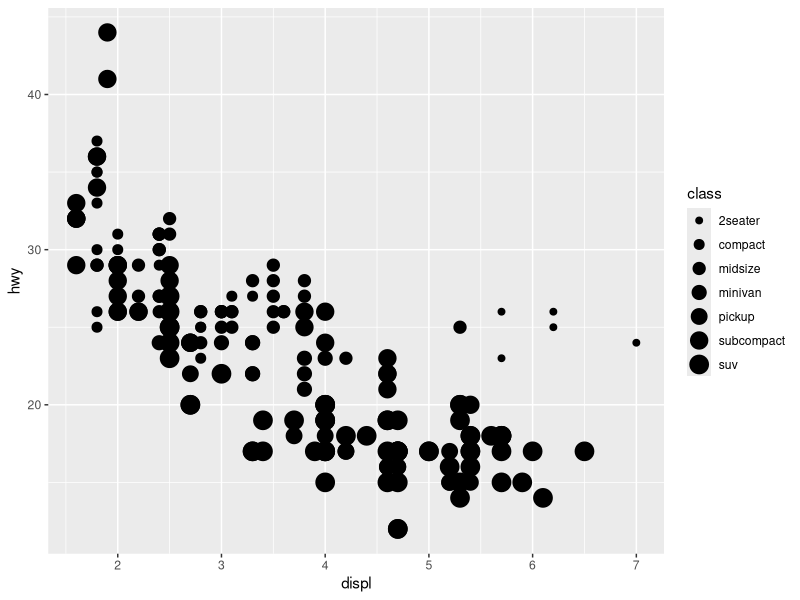
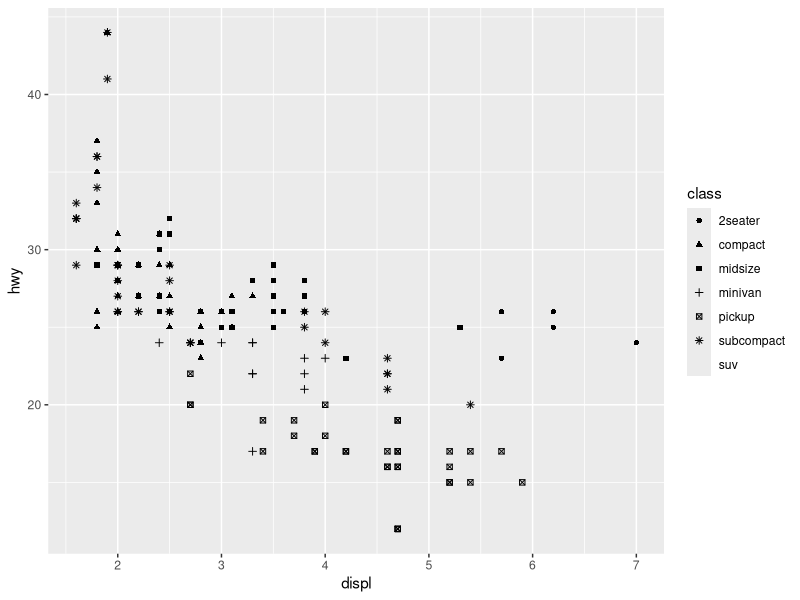
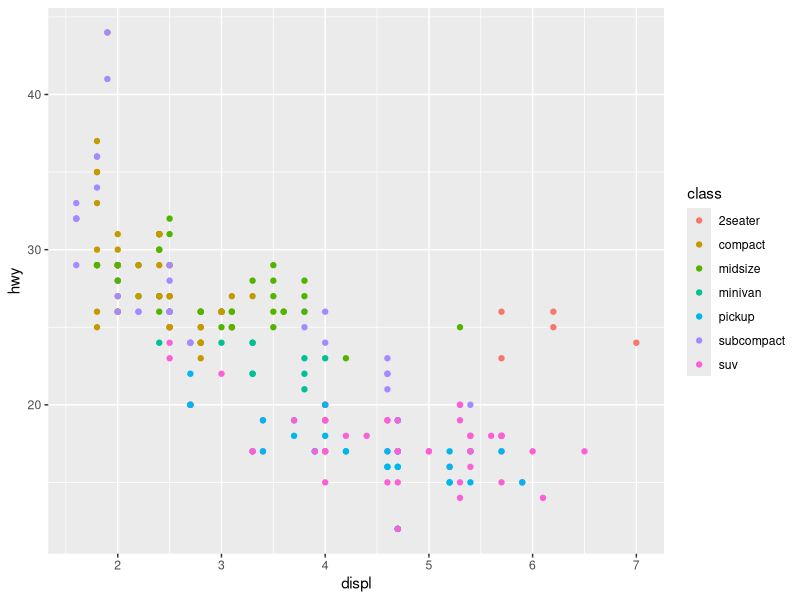
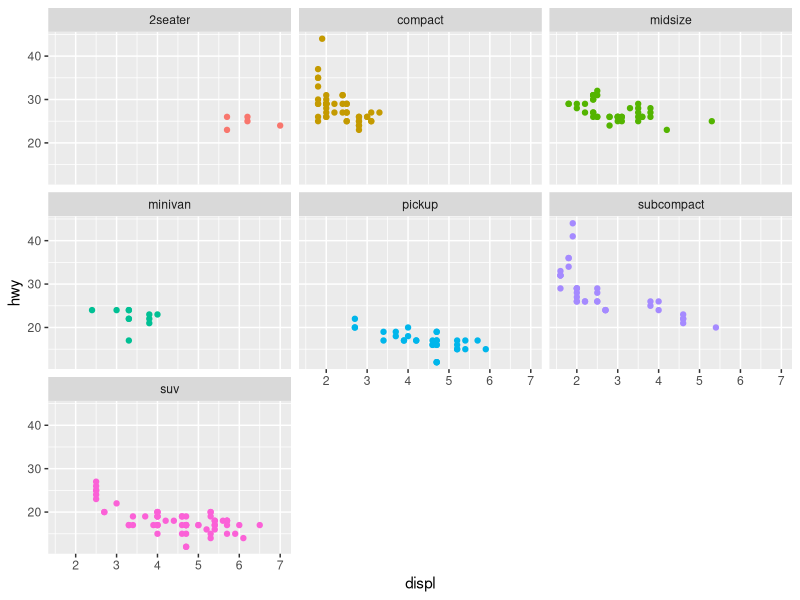
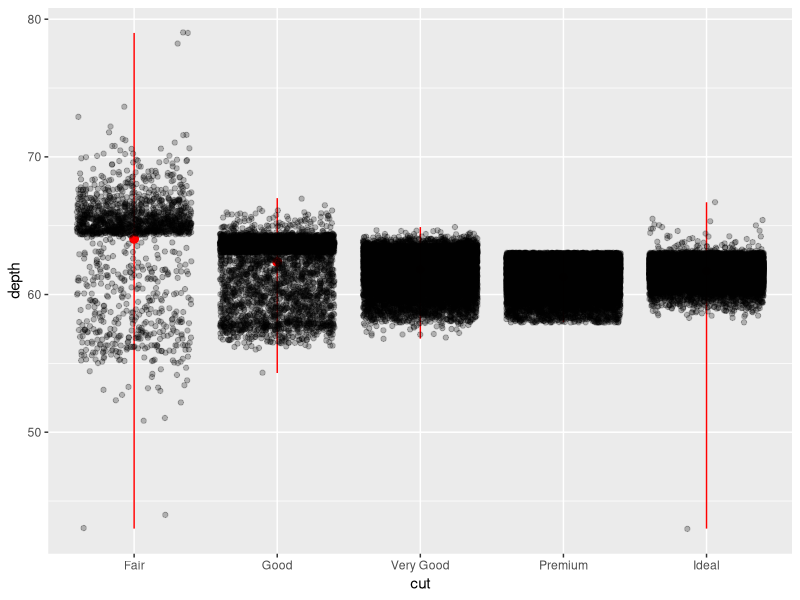
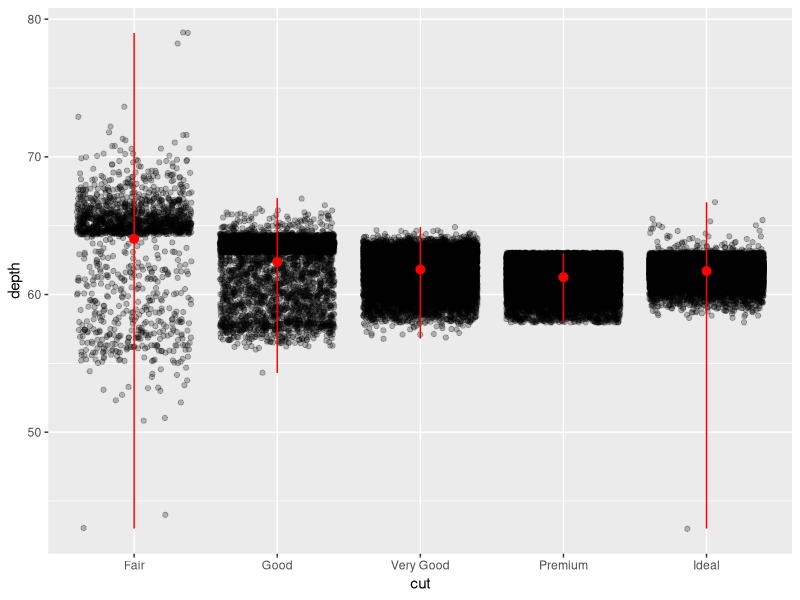
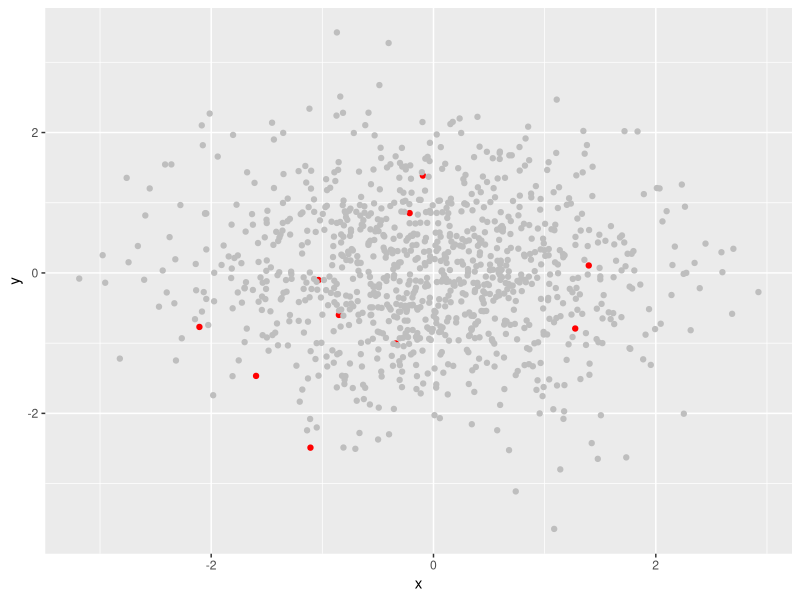
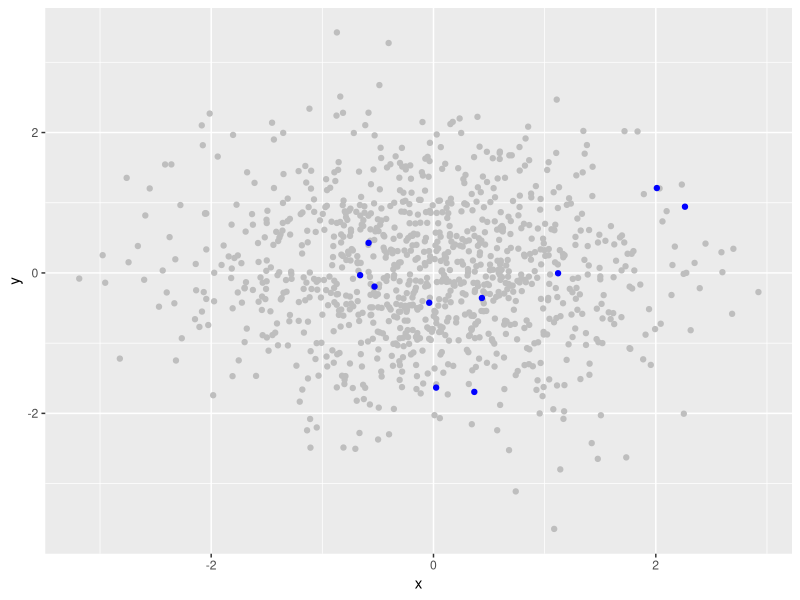

The R source for these figures, in order:
## ---- chunk 1
knitr::opts_chunk$set(echo = TRUE, fig.width = 5, fig.height = 3)
## ---- chunk 2
library(tidyverse)
## ---- chunk 3
ggplot(data = mpg) + 
  geom_point(mapping = aes(x = displ, y = hwy, size = class))
## ---- chunk 4
ggplot(data = mpg) + 
  geom_point(mapping = aes(x = displ, y = hwy, shape = class))
## ---- chunk 5
ggplot(data = mpg) + 
  geom_point(mapping = aes(x = displ, y = hwy, color = class))
## ---- chunk 6
ggplot(data = mpg) + 
  geom_point(mapping = aes(x = displ, y = hwy, color = class), show.legend = FALSE) +
  facet_wrap(~class)
## ---- chunk 7
set.seed(322)
ggplot(data = diamonds, mapping = aes(x = cut, y = depth)) + 
  stat_summary(fun.ymin = min, fun.ymax = max, fun.y = mean, colour = "red") +
  geom_point(alpha = 0.25, position = "jitter")

set.seed(322)
ggplot(data = diamonds, mapping = aes(x = cut, y = depth)) + 
  geom_point(alpha = 0.25, position = "jitter") +
  stat_summary(fun.ymin = min, fun.ymax = max, fun.y = mean, colour = "red")
## ---- chunk 8
#simulate 1000 points that are normally distributed on x- and y-axes
#set the index as 1 to 1000 from start to end
set.seed(322)
n <- 1000
sample_data <- as_tibble(list(x = rnorm(n), y = rnorm(n), index = 1:n))

#prints the first few rows of the dataset
head(sample_data)
## ---- chunk 9
ggplot(sample_data, aes(x, y, colour = (index <= 10))) +
  geom_point(show.legend = FALSE) +
  scale_color_manual(values = c("gray", "red"))
## ---- chunk 10
ggplot(sample_data, aes(x, y, colour = (index > 990))) +
  geom_point(show.legend = FALSE) +
  scale_color_manual(values = c("gray", "blue"))
## ---- chunk 11
sample_data %>% arrange(desc(index)) %>%
  ggplot(aes(x, y, colour = (index <= 10))) +
  geom_point(show.legend = FALSE) +
  scale_color_manual(values = c("gray", "red"))
## ---- chunk 12
#first ten points in red, last ten points in blue
ggplot(mapping = aes(x = x, y = y)) +
  geom_point(data = filter(sample_data, index > 10 & index <= 990), colour = "gray") +
  geom_point(data = filter(sample_data, index <= 10), colour = "red") +
  geom_point(data = filter(sample_data, index > 990), colour = "blue")
## ---- chunk 13
ggplot(data = diamonds) + 
  geom_bar(mapping = aes(x = cut, y = ..prop..))
## ---- chunk 14
ggplot(data = diamonds) +
  geom_bar(mapping = aes(x = cut, y = ..prop.., group = 1))
## ---- chunk 15
sample_data <- nlme::Oxboys %>% 
  filter(Subject %in% c(10,19,8,25,22))

h <- ggplot(data = sample_data, 
            mapping = aes(x = age, y = height, colour = Subject)) + 
  geom_point() 
h
## ---- chunk 16
h + geom_smooth(mapping = aes(group = Subject))
## ---- chunk 17
h + geom_smooth(mapping = aes(group = 1))
## ---- chunk 18
x <- 3 - 1
x
## ---- chunk 19
2 + 5 -> y
y
